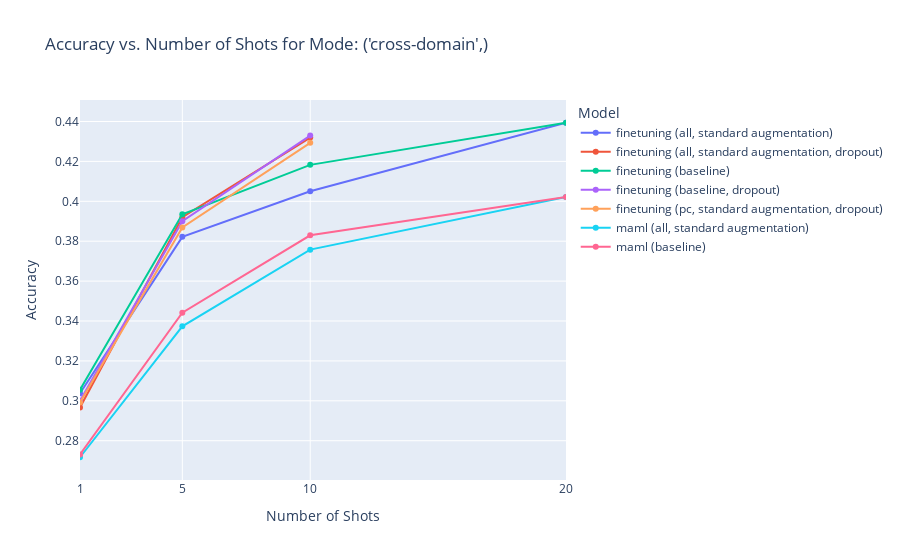
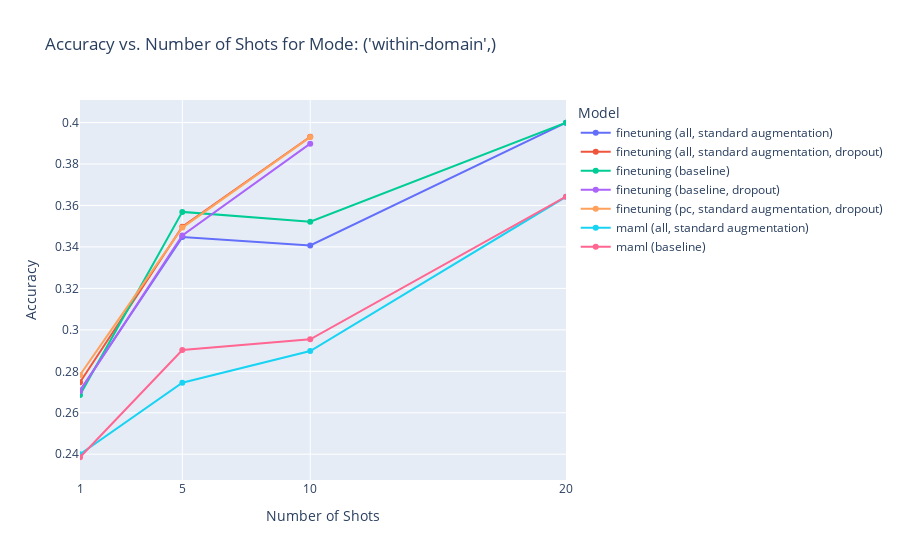

The notebook cell these images were saved under, in order:
### Code cell
import pandas as pd
import plotly.express as px
from pathlib import Path


def get_model_name(train_config_name, eval_config_name, model_name):
    match (train_config_name, eval_config_name):
        case (train, eval) if train.startswith("train_cfg_baseline_k") and eval.startswith("eval_cfg_baseline_k"):
            return f"{model_name} (baseline)"
        case (train, eval
              ) if train.startswith("train_cfg_baseline_k") and eval.startswith("eval_cfg_standard_augment_all_k"):
            return f"{model_name} (all, standard augmentation)"
        case (train, eval) if "dropout" in train  and eval.startswith("eval_cfg_baseline_k_"):
            return f"{model_name} (baseline, dropout)"
        case (train, eval) if "dropout" in train and eval.startswith("eval_cfg_standard_augment_all_k"):
            return f"{model_name} (all, standard augmentation, dropout)"
        case (train, eval) if "dropout" in train and eval.startswith("eval_cfg_standard_augment_pc_k"):
            return f"{model_name} (pc, standard augmentation, dropout)"
        case (train, eval) if "dropout" in train and eval.startswith("eval_cfg_generative_augment_pc_k"):
            return f"{model_name} (pc, generative augmentation, dropout)"
    return None

def read_df(path: Path) -> pd.DataFrame:
    df = pd.read_pickle(path)
    if path.parts[-3] == "within-domain":
        path_parts = path.parts[-6:]
    else:
        path_parts = path.parts[-5:]

    # Correct number of shots for pseudo confidence estimation
    if "pc" in path_parts[1] :
        df["Number of Shots"] -= 10


    model_name = get_model_name(*path_parts[0:3])
    if model_name is None:
        return None
    df.insert(0, 'Model', model_name)
    df.insert(0, 'Mode', path_parts[3])
    return df

glob_dirs = [eval_dir] #, root_dir / "output/tmp/eval/train_cfg_baseline/eval_cfg_generative_augment_all"]
full_df = pd.concat([read_df(filepath) for glob_dir in glob_dirs for filepath in glob_dir.glob('**/evaluation.pkl') ])

for mode_name, df in full_df.groupby(['Mode']):
    df_mean = df.groupby(['Number of Shots', 'Model'])['Accuracy'].mean().reset_index()

    fig = px.line(
        df_mean,
        x='Number of Shots',
        y='Accuracy',
        color='Model',
        title=f'Accuracy vs. Number of Shots for Mode: {mode_name}',
        markers=True,
    )

    fig.update_layout(
        xaxis_title="Number of Shots",
        yaxis_title="Accuracy",
        legend_title="Model"
    )

    fig.update_xaxes(
        tickvals=df_mean['Number of Shots'].unique(),
        range=[1, max(df_mean['Number of Shots'])]
    )

    fig.show()

### Figure 1 — Plotly figure (JSON) as saved in the notebook; plotly's stock layout.template omitted (floating-point values rounded to 4 significant figures)
{"data": [{"hovertemplate": "Model=finetuning (all, standard augmentation)<br>Number of Shots=%{x}<br>Accuracy=%{y}<extra></extra>", "legendgroup": "finetuning (all, standard augmentation)", "line": {"color": "#636efa", "dash": "solid"}, "marker": {"symbol": "circle"}, "mode": "lines+markers", "name": "finetuning (all, standard augmentation)", "orientation": "v", "showlegend": true, "type": "scatter", "x": [1, 5, 10, 20], "xaxis": "x", "y": [0.3038, 0.3822, 0.405, 0.4394], "yaxis": "y"}, {"hovertemplate": "Model=finetuning (all, standard augmentation, dropout)<br>Number of Shots=%{x}<br>Accuracy=%{y}<extra></extra>", "legendgroup": "finetuning (all, standard augmentation, dropout)", "line": {"color": "#EF553B", "dash": "solid"}, "marker": {"symbol": "circle"}, "mode": "lines+markers", "name": "finetuning (all, standard augmentation, dropout)", "orientation": "v", "showlegend": true, "type": "scatter", "x": [1, 5, 10], "xaxis": "x", "y": [0.2967, 0.392, 0.4319], "yaxis": "y"}, {"hovertemplate": "Model=finetuning (baseline)<br>Number of Shots=%{x}<br>Accuracy=%{y}<extra></extra>", "legendgroup": "finetuning (baseline)", "line": {"color": "#00cc96", "dash": "solid"}, "marker": {"symbol": "circle"}, "mode": "lines+markers", "name": "finetuning (baseline)", "orientation": "v", "showlegend": true, "type": "scatter", "x": [1, 5, 10, 20], "xaxis": "x", "y": [0.3056, 0.3935, 0.4183, 0.4394], "yaxis": "y"}, {"hovertemplate": "Model=finetuning (baseline, dropout)<br>Number of Shots=%{x}<br>Accuracy=%{y}<extra></extra>", "legendgroup": "finetuning (baseline, dropout)", "line": {"color": "#ab63fa", "dash": "solid"}, "marker": {"symbol": "circle"}, "mode": "lines+markers", "name": "finetuning (baseline, dropout)", "orientation": "v", "showlegend": true, "type": "scatter", "x": [1, 5, 10], "xaxis": "x", "y": [0.3001, 0.39, 0.433], "yaxis": "y"}, {"hovertemplate": "Model=finetuning (pc, standard augmentation, dropout)<br>Number of Shots=%{x}<br>Accuracy=%{y}<extra></extra>", "legendgroup": "finetuning (pc, standard augmentation, dropout)", "line": {"color": "#FFA15A", "dash": "solid"}, "marker": {"symbol": "circle"}, "mode": "lines+markers", "name": "finetuning (pc, standard augmentation, dropout)", "orientation": "v", "showlegend": true, "type": "scatter", "x": [1, 5, 10], "xaxis": "x", "y": [0.2991, 0.3869, 0.4293], "yaxis": "y"}, {"hovertemplate": "Model=maml (all, standard augmentation)<br>Number of Shots=%{x}<br>Accuracy=%{y}<extra></extra>", "legendgroup": "maml (all, standard augmentation)", "line": {"color": "#19d3f3", "dash": "solid"}, "marker": {"symbol": "circle"}, "mode": "lines+markers", "name": "maml (all, standard augmentation)", "orientation": "v", "showlegend": true, "type": "scatter", "x": [1, 5, 10, 20], "xaxis": "x", "y": [0.2717, 0.3374, 0.3758, 0.4022], "yaxis": "y"}, {"hovertemplate": "Model=maml (baseline)<br>Number of Shots=%{x}<br>Accuracy=%{y}<extra></extra>", "legendgroup": "maml (baseline)", "line": {"color": "#FF6692", "dash": "solid"}, "marker": {"symbol": "circle"}, "mode": "lines+markers", "name": "maml (baseline)", "orientation": "v", "showlegend": true, "type": "scatter", "x": [1, 5, 10, 20], "xaxis": "x", "y": [0.2731, 0.3441, 0.383, 0.4022], "yaxis": "y"}], "layout": {"legend": {"title": {"text": "Model"}, "tracegroupgap": 0}, "title": {"text": "Accuracy vs. Number of Shots for Mode: ('cross-domain',)"}, "xaxis": {"anchor": "y", "domain": [0, 1], "range": [1, 20], "tickvals": [1, 5, 10, 20], "title": {"text": "Number of Shots"}}, "yaxis": {"anchor": "x", "domain": [0, 1], "title": {"text": "Accuracy"}}}}

### Figure 2 — Plotly figure (JSON) as saved in the notebook; plotly's stock layout.template omitted (floating-point values rounded to 4 significant figures)
{"data": [{"hovertemplate": "Model=finetuning (all, standard augmentation)<br>Number of Shots=%{x}<br>Accuracy=%{y}<extra></extra>", "legendgroup": "finetuning (all, standard augmentation)", "line": {"color": "#636efa", "dash": "solid"}, "marker": {"symbol": "circle"}, "mode": "lines+markers", "name": "finetuning (all, standard augmentation)", "orientation": "v", "showlegend": true, "type": "scatter", "x": [1, 5, 10, 20], "xaxis": "x", "y": [0.2708, 0.3447, 0.3407, 0.3999], "yaxis": "y"}, {"hovertemplate": "Model=finetuning (all, standard augmentation, dropout)<br>Number of Shots=%{x}<br>Accuracy=%{y}<extra></extra>", "legendgroup": "finetuning (all, standard augmentation, dropout)", "line": {"color": "#EF553B", "dash": "solid"}, "marker": {"symbol": "circle"}, "mode": "lines+markers", "name": "finetuning (all, standard augmentation, dropout)", "orientation": "v", "showlegend": true, "type": "scatter", "x": [1, 5, 10], "xaxis": "x", "y": [0.2747, 0.3498, 0.3931], "yaxis": "y"}, {"hovertemplate": "Model=finetuning (baseline)<br>Number of Shots=%{x}<br>Accuracy=%{y}<extra></extra>", "legendgroup": "finetuning (baseline)", "line": {"color": "#00cc96", "dash": "solid"}, "marker": {"symbol": "circle"}, "mode": "lines+markers", "name": "finetuning (baseline)", "orientation": "v", "showlegend": true, "type": "scatter", "x": [1, 5, 10, 20], "xaxis": "x", "y": [0.2686, 0.3569, 0.3522, 0.3999], "yaxis": "y"}, {"hovertemplate": "Model=finetuning (baseline, dropout)<br>Number of Shots=%{x}<br>Accuracy=%{y}<extra></extra>", "legendgroup": "finetuning (baseline, dropout)", "line": {"color": "#ab63fa", "dash": "solid"}, "marker": {"symbol": "circle"}, "mode": "lines+markers", "name": "finetuning (baseline, dropout)", "orientation": "v", "showlegend": true, "type": "scatter", "x": [1, 5, 10], "xaxis": "x", "y": [0.2704, 0.3455, 0.3898], "yaxis": "y"}, {"hovertemplate": "Model=finetuning (pc, standard augmentation, dropout)<br>Number of Shots=%{x}<br>Accuracy=%{y}<extra></extra>", "legendgroup": "finetuning (pc, standard augmentation, dropout)", "line": {"color": "#FFA15A", "dash": "solid"}, "marker": {"symbol": "circle"}, "mode": "lines+markers", "name": "finetuning (pc, standard augmentation, dropout)", "orientation": "v", "showlegend": true, "type": "scatter", "x": [1, 5, 10], "xaxis": "x", "y": [0.2782, 0.3493, 0.393], "yaxis": "y"}, {"hovertemplate": "Model=maml (all, standard augmentation)<br>Number of Shots=%{x}<br>Accuracy=%{y}<extra></extra>", "legendgroup": "maml (all, standard augmentation)", "line": {"color": "#19d3f3", "dash": "solid"}, "marker": {"symbol": "circle"}, "mode": "lines+markers", "name": "maml (all, standard augmentation)", "orientation": "v", "showlegend": true, "type": "scatter", "x": [1, 5, 10, 20], "xaxis": "x", "y": [0.24, 0.2745, 0.2898, 0.3642], "yaxis": "y"}, {"hovertemplate": "Model=maml (baseline)<br>Number of Shots=%{x}<br>Accuracy=%{y}<extra></extra>", "legendgroup": "maml (baseline)", "line": {"color": "#FF6692", "dash": "solid"}, "marker": {"symbol": "circle"}, "mode": "lines+markers", "name": "maml (baseline)", "orientation": "v", "showlegend": true, "type": "scatter", "x": [1, 5, 10, 20], "xaxis": "x", "y": [0.2385, 0.2902, 0.2954, 0.3642], "yaxis": "y"}], "layout": {"legend": {"title": {"text": "Model"}, "tracegroupgap": 0}, "title": {"text": "Accuracy vs. Number of Shots for Mode: ('within-domain',)"}, "xaxis": {"anchor": "y", "domain": [0, 1], "range": [1, 20], "tickvals": [1, 5, 10, 20], "title": {"text": "Number of Shots"}}, "yaxis": {"anchor": "x", "domain": [0, 1], "title": {"text": "Accuracy"}}}}
